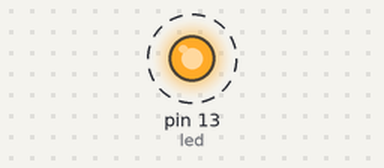
This sketch was run on a simulated Arduino Uno, built with avr-gcc and run on an emulated ATmega328P. Shown: output pins drawn as LEDs (lit = HIGH). Dashed ring = blinking. Storage starts empty; the audio player accepts every command and is not drawn.

Above: at 0.2 s.
Timing chart, 0 to 3.0 s (numbered marks = the images above):
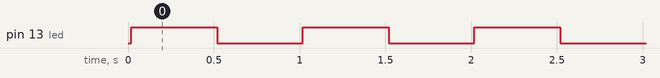

Measured:
- by itself, pin 13 (led): alternates HIGH for 0.50 s and LOW for 0.50 s

The sketch:

sound1.ino
```cpp
/*
Arduino Based Music Player

 This example shows how to play three songs from SD card by pressing a push button

 The circuit:
 * Push Button on pin 2 and 3
 * Audio Out - pin 9
 * SD card attached to SPI bus as follows:
 ** MOSI - pin 11
 ** MISO - pin 12
 ** CLK - pin 13
 ** CS - pin 4

 created  25 Jun 2017
 by Aswinth Raj

 This example code was created for CircuitDigest.com

 */

#include "SD.h" //Lib to read SD card
#include "TMRpcm.h" //Lib to play auido
#include "SPI.h" //SPI lib for SD card
#define led 13
#define SD_ChipSelectPin 4 //Chip select is pin number 4
TMRpcm music; //Lib object is named "music"


void setup(){
  pinMode(led,OUTPUT);
music.speakerPin = 9; //Auido out on pin 9
Serial.begin(9600); //Serial Com for debugging
if (!SD.begin(SD_ChipSelectPin)) {
Serial.println("SD fail");
return;
}

music.setVolume(5);    //   0 to 7. Set volume level 5&1 or 6&0
music.quality(1);        //  Set 1 for 2x oversampling Set 0 for normal
//music.volume(0);        //   1(up) or 0(down) to control volume
music.play("1.wav"); //plays a file starting at 30 seconds into the track
}

void loop()
{
  digitalWrite(led,HIGH);
  delay(500);
  digitalWrite(led,LOW);
  delay(500);
}
```
